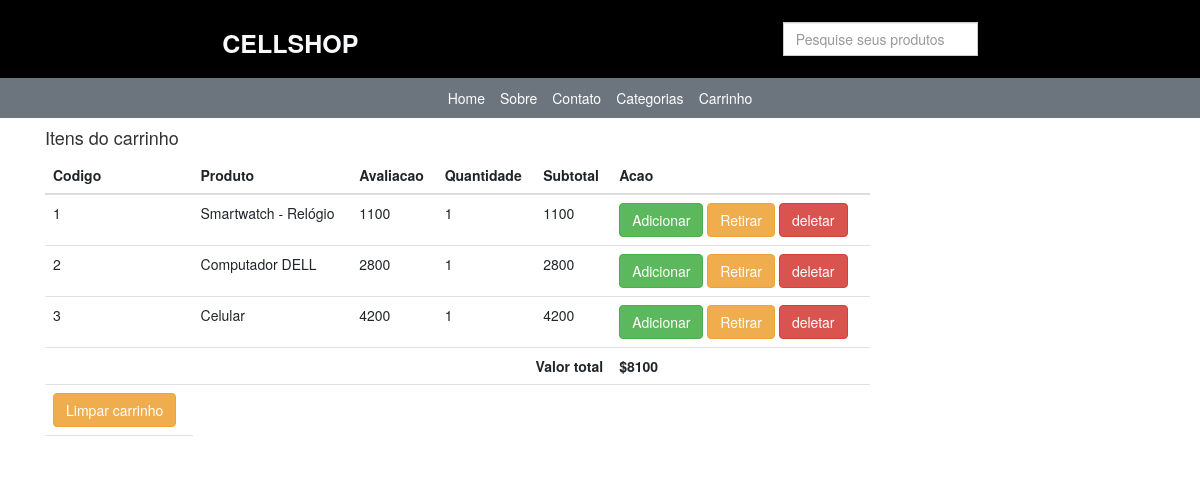
The page /meu-carro/ (signed in) on the database as committed earlier.
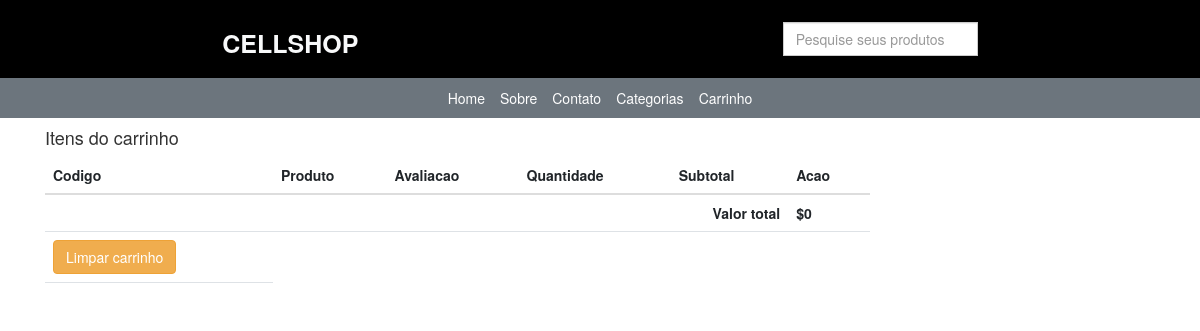
The same page on the database as committed later.
### lojaapp/models.py (models this page shows, shortened)
class CarroProduto(models.Model):
    carro = models.ForeignKey(Carro, on_delete=models.CASCADE)
    produto = models.ForeignKey(Produto, on_delete=models.CASCADE)
    avaliacao_produto = models.PositiveIntegerField()
    quantidade = models.PositiveIntegerField()
    sub_total = models.PositiveIntegerField()

class Produto(models.Model):
    titulo = models.CharField(max_length=100)
    slug = models.SlugField(unique=True, max_length=100)
    categoria = models.ForeignKey(Categoria, on_delete=models.CASCADE)
    imagem = models.ImageField(upload_to="produtos")
    preco_mercado = models.PositiveIntegerField()
    venda = models.PositiveIntegerField()
    descricao = models.TextField()
    garantia = models.CharField(max_length=100, null=True, blank=True)
    return_devolucao = models.CharField(max_length=300, null=True, blank=True)
    visualizacao = models.PositiveIntegerField(default=0)

class Carro(models.Model):
    cliente = models.ForeignKey(Cliente, on_delete=models.SET_NULL, null=True, blank=True)
    total = models.PositiveIntegerField(default=0)
    criado_em = models.DateField(auto_now_add=True)

### lojaapp/views.py (the view)
# urls.py: path("meu-carro/", MeuCarroView.as_view(), name="meucarro"),
class MeuCarroView(TemplateView):
    template_name = "meucarro.html"
    def get_context_data(self, **kwargs):
        context = super().get_context_data(**kwargs)
        carro_id = self.request.session.get("carro_id", None)
        if carro_id:
            carro = Carro.objects.get(id=carro_id)
        else:
            carro = None
        context['carro'] = carro
        return context

### templates/meucarro.html
{% extends 'base.html' %} {% block content%}
<div class="container">
  <div class="row">
    <div class="col-md-9">
      <h4>Itens do carrinho</h4>
      <table class="table">
        <thead>
          <tr>
            <th>Codigo</th>
            <th>Produto</th>
            <th>Avaliacao</th>
            <th>Quantidade</th>
            <th>Subtotal</th>
            <th>Acao</th>
          </tr>
        </thead>
        <tbody>
          {% for cp in carro.carroproduto_set.all %}
          <tr>
            <td>{{ forloop.counter }}</td>
            <td>{{ cp.produto.titulo }}</td>
            <td>{{ cp.avaliacao_produto }}</td>
            <td>{{ cp.quantidade}}</td>
            <td>{{ cp.sub_total }}</td>
            <td>
              <a
                href="{% url 'lojaapp:manipularcarro' cp.id %}?acao=inc"
                class="btn btn-success"
                >Adicionar
              </a>
              <a
                href="{% url 'lojaapp:manipularcarro' cp.id %}?acao=dcr"
                class="btn btn-warning"
                >Retirar</a
              >
              <a
                href="{% url 'lojaapp:manipularcarro' cp.id %}?acao=rmv"
                class="btn btn-danger"
                >deletar</a
              >
            </td>
          </tr>
          {% endfor %}
          <tr>
            <th colspan="5" class="text-right">Valor total</th>
            <th>${{carro.total}}</th>
            <tr>
              <th>
                <a
                href="{% url 'lojaapp:limparcarro' %}?acao=rmv"
                class="btn btn-warning"
                >Limpar carrinho
              </a>
              </th>
            </tr>
          </tr>
        </tbody>
      </table>
    </div>
  </div>
</div>
{% endblock %}

### templates/base.html (shortened to what this page needs)
<!DOCTYPE html>
<html lang="pt-br">
  <head>
    <link
      rel="stylesheet"
      href="https://cdn.jsdelivr.net/npm/bootstrap@5.2.3/dist/css/bootstrap.min.css"
    />
    <link
      href="https://maxcdn.bootstrapcdn.com/bootstrap/3.3.7/css/bootstrap.min.css"
      rel="stylesheet"
    />
  </head>
  <body>
    <div
      class="d-flex flex-row align-items-center justify-content-around bg-black p-3"
    >
      <h1 class="text-light text-monospace fs-1 fw-bold">CELLSHOP</h1>
      <div class="input-group w-auto d-flex justify-content-center bg-primary">
        <input type="text" class="form-control " id="validationCustomUsername" placeholder="Pesquise seus produtos" aria-describedby="inputGroupPrepend" required>
      </div>
      </div>
    <div class="w-100% bg-secondary gap-4 p-3 d-flex justify-content-center">
      <a href="{% url 'lojaapp:home' %}" class="text-white">Home</a>
      <a href="{% url 'lojaapp:sobre' %}" class="text-white">Sobre</a>
      <a href="{% url 'lojaapp:contato' %}" class="text-white">Contato</a>
      <a href="{% url 'lojaapp:todosprodutos' %}" class="text-white">Categorias</a>
      <a href="{% url 'lojaapp:meucarro' %}" class="text-white">Carrinho</a>
    </div>
    {% block content%} {% endblock %}
  </body>
</html>

Rows that differ between the two databases and show on the page:
removed CarroProduto: produto.titulo "Smartwatch - Relógio", avaliacao_produto "1100", quantidade "1", sub_total "1100"
removed CarroProduto: produto.titulo "Computador DELL", avaliacao_produto "2800", quantidade "1", sub_total "2800"
removed CarroProduto: produto.titulo "Celular", avaliacao_produto "4200", quantidade "1", sub_total "4200"
changed Carro: total "8100" → "0"
